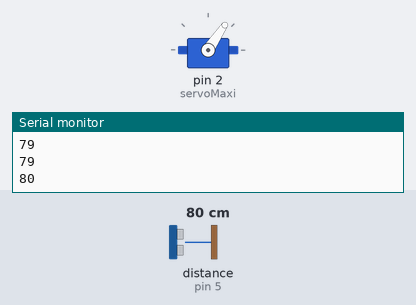
The sketch below on a simulated Arduino Uno, built with avr-gcc and run on an emulated ATmega328P. On the bench: servo, the last lines printed to the serial monitor. Wiring (inferred from the names in the program): ultrasonic range finder: trigger pin 6; echo pin 5. The inputs (shaded band) are chosen by the test bench; at power-on: distance to the obstacle (sensor on pin 5) 80 cm. The echo pulse lasts 58.3 µs per cm.

Above: at 1.2 s.
1.3 s: distance to the obstacle (sensor on pin 5) set to 2 cm
At 1.9 s:
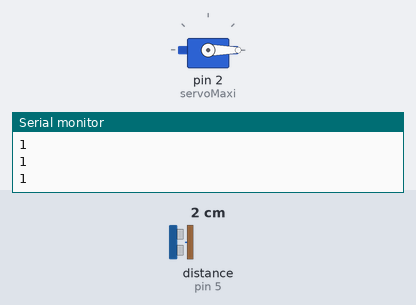
2.8 s: distance to the obstacle (sensor on pin 5) set to 60 cm
At 3.4 s:
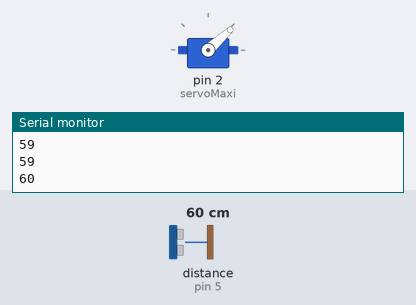
5.8 s: distance to the obstacle (sensor on pin 5) set to 35 cm
At 7.0 s:
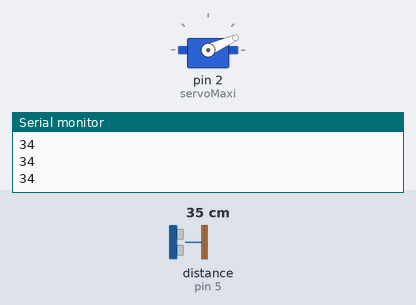
8.8 s: distance to the obstacle (sensor on pin 5) set to 120 cm
At 9.8 s:
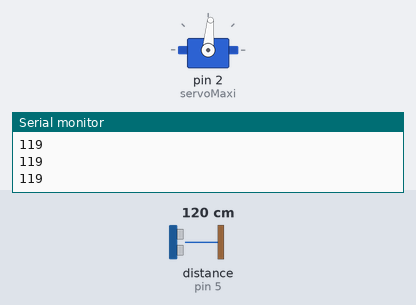
10.3 s: distance to the obstacle (sensor on pin 5) set to 250 cm
At 11.6 s:
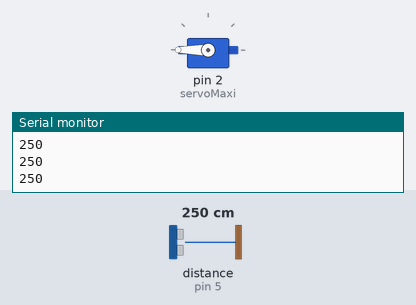
Timing chart, 0 to 12.8 s (numbered marks = the images above; inputs shaded):
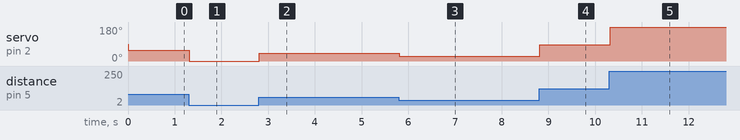

The sketch:

sensor_distancia.ino
```cpp
#include <Servo.h>

Servo servoMaxi;
#define trigPin 6
#define echoPin 5

int distMaxima=250;

void setup(){
  Serial.begin(9600);
  pinMode(trigPin, OUTPUT);
  pinMode(echoPin, INPUT);
  servoMaxi.attach(2);
}

void loop(){
  int duracion, distancia;
  digitalWrite(trigPin, HIGH);
  delayMicroseconds(1000);
  digitalWrite(trigPin, LOW);
  duracion = pulseIn(echoPin, HIGH);
  distancia = (duracion/2) / 29.1;
  Serial.println(distancia);

  int movimiento = map (distancia, 0, distMaxima, 0, 180);
  servoMaxi.write(movimiento);
}
```

Measured:
- after the input at 1.3 s, servo on pin 2 (servoMaxi): 56° → 0° at once
- after the input at 2.8 s, servo on pin 2 (servoMaxi): 0° → 42° at once
- after the input at 5.8 s, servo on pin 2 (servoMaxi): 42° → 24° at once
- after the input at 8.8 s, servo on pin 2 (servoMaxi): 24° → 85° at once
- after the input at 10.3 s, servo on pin 2 (servoMaxi): 85° → 180° at once
